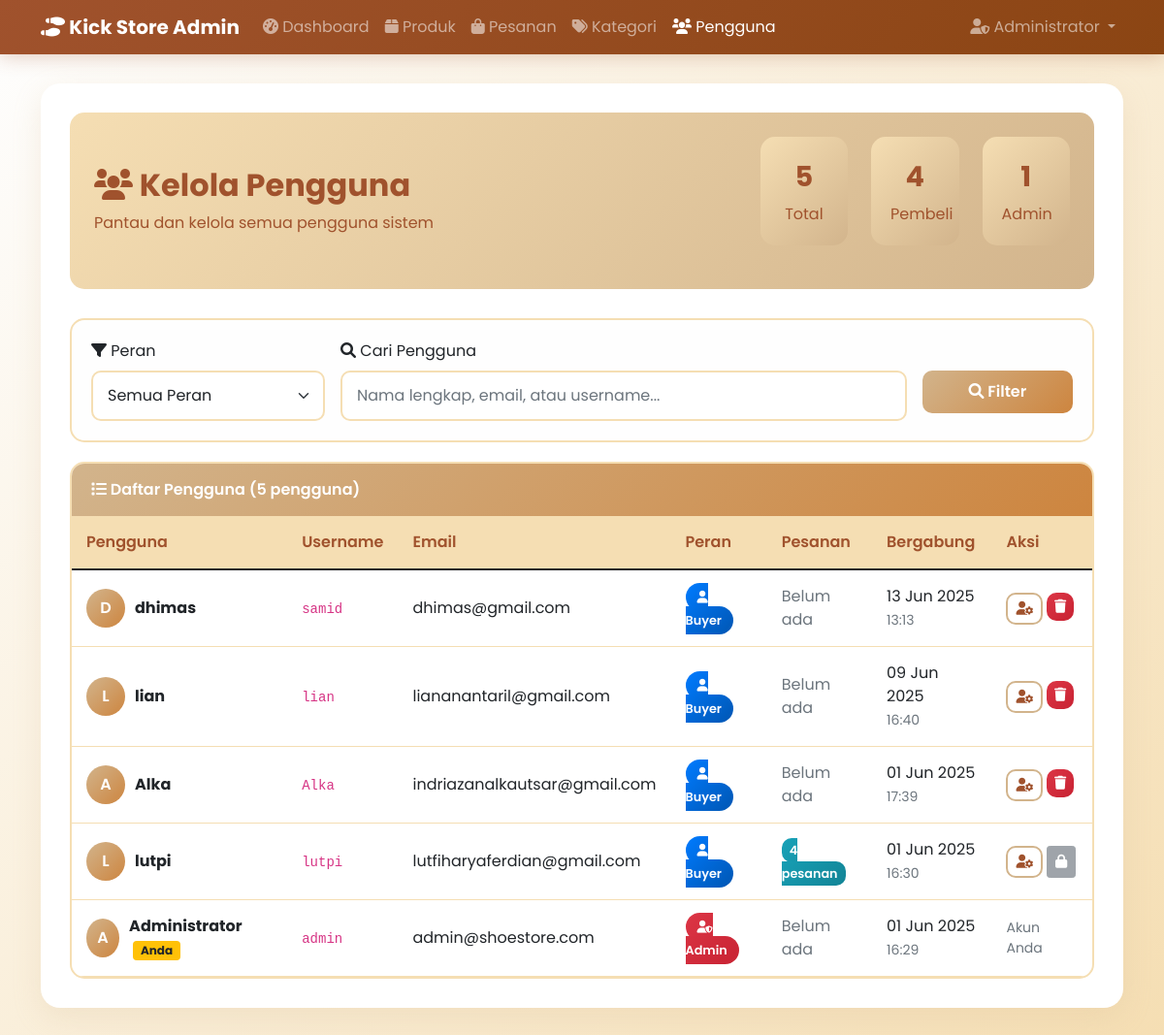
The page /admin/users.php (signed in) on the database its author committed.
### tables this page shows
CREATE TABLE `users` (
  `id` int NOT NULL,
  `username` varchar(50) NOT NULL,
  `email` varchar(100) NOT NULL,
  `password` varchar(255) NOT NULL,
  `full_name` varchar(100) NOT NULL,
  `phone` varchar(20) DEFAULT NULL,
  `address` text,
  `role` enum('buyer','admin') DEFAULT 'buyer',
  `created_at` timestamp NULL DEFAULT CURRENT_TIMESTAMP
);

### admin/users.php (the view, shortened to what this page needs)
<?php
$database = new Database();
$db = $database->getConnection();
$search = $_GET['search'] ?? '';
$where_conditions = [];
$params = [];
$where_clause = !empty($where_conditions) ? "WHERE " . implode(" AND ", $where_conditions) : "";
$query = "SELECT u.*, COUNT(o.id) as order_count
          FROM users u
          LEFT JOIN orders o ON u.id = o.user_id
          $where_clause
          GROUP BY u.id
          ORDER BY u.created_at DESC";
$stmt = $db->prepare($query);
$stmt->execute($params);
$users = $stmt->fetchAll(PDO::FETCH_ASSOC);
$stats_query = "SELECT
    COUNT(*) as total_users,
    SUM(CASE WHEN role = 'buyer' THEN 1 ELSE 0 END) as total_buyers,
    SUM(CASE WHEN role = 'admin' THEN 1 ELSE 0 END) as total_admins
    FROM users";
$stats_stmt = $db->prepare($stats_query);
$stats_stmt->execute();
$stats = $stats_stmt->fetch(PDO::FETCH_ASSOC);
?>
<!DOCTYPE html>
<html lang="id">
<head>
    <link href="https://cdn.jsdelivr.net/npm/bootstrap@5.1.3/dist/css/bootstrap.min.css" rel="stylesheet">
    <link href="https://cdnjs.cloudflare.com/ajax/libs/font-awesome/6.0.0/css/all.min.css" rel="stylesheet">
</head>
<body>
    <nav class="navbar navbar-expand-lg navbar-dark">
        <div class="container">
            <a class="navbar-brand fw-bold" href="dashboard.php">
                <i class="fas fa-shoe-prints"></i> Kick Store Admin
            </a>
            <div class="collapse navbar-collapse" id="navbarNav">
                <ul class="navbar-nav me-auto">
                    <li class="nav-item">
                        <a class="nav-link" href="dashboard.php">
                            <i class="fas fa-tachometer-alt"></i> Dashboard
                        </a>
                    </li>
                    <li class="nav-item">
                        <a class="nav-link" href="products.php">
                            <i class="fas fa-box"></i> Produk
                        </a>
                    </li>
                    <li class="nav-item">
                        <a class="nav-link" href="orders.php">
                            <i class="fas fa-shopping-bag"></i> Pesanan
                        </a>
                    </li>
                    <li class="nav-item">
                        <a class="nav-link" href="categories.php">
                            <i class="fas fa-tags"></i> Kategori
                        </a>
                    </li>
                    <li class="nav-item">
                        <a class="nav-link active" href="users.php">
                            <i class="fas fa-users"></i> Pengguna
                        </a>
                    </li>
                </ul>
                <ul class="navbar-nav">
                    <li class="nav-item dropdown">
                        <a class="nav-link dropdown-toggle" href="#" role="button" data-bs-toggle="dropdown">
                            <i class="fas fa-user-shield"></i> <?php echo $_SESSION['full_name']; ?>
                        </a>
                    </li>
                </ul>
            </div>
        </div>
    </nav>
    <div class="container">
        <div class="main-container">
            <div class="page-header">
                <div class="row align-items-center">
                    <div class="col-md-8">
                        <h2 class="fw-bold mb-2">
                            <i class="fas fa-users"></i> Kelola Pengguna
                        </h2>
                        <p class="mb-0">Pantau dan kelola semua pengguna sistem</p>
                    </div>
                    <div class="col-md-4">
                        <div class="row">
                            <div class="col-4">
                                <div class="stats-card">
                                    <div class="stats-number"><?php echo number_format($stats['total_users']); ?></div>
                                    <div>Total</div>
                                </div>
                            </div>
                            <div class="col-4">
                                <div class="stats-card">
                                    <div class="stats-number"><?php echo number_format($stats['total_buyers']); ?></div>
                                    <div>Pembeli</div>
                                </div>
                            </div>
                            <div class="col-4">
                                <div class="stats-card">
                                    <div class="stats-number"><?php echo number_format($stats['total_admins']); ?></div>
                                    <div>Admin</div>
                                </div>
                            </div>
                        </div>
                    </div>
                </div>
            </div>
            <div class="filter-card">
                <form method="GET" class="row g-3">
                    <div class="col-md-3">
                        <label class="form-label fw-semibold">
                            <i class="fas fa-filter"></i> Peran
                        </label>
                        <select name="role" class="form-select">
                            <option value="">Semua Peran</option>
                        </select>
                    </div>
                    <div class="col-md-7">
                        <label class="form-label fw-semibold">
                            <i class="fas fa-search"></i> Cari Pengguna
                        </label>
                        <input type="text" name="search" class="form-control"
                               placeholder="Nama lengkap, email, atau username..."
                               value="<?php echo htmlspecialchars($search); ?>">
                    </div>
                    <div class="col-md-2">
                        <label class="form-label">&nbsp;</label>
                        <button type="submit" class="btn btn-primary w-100">
                            <i class="fas fa-search"></i> Filter
                        </button>
                    </div>
                </form>
            </div>
            <?php if (empty($users)): ?>
                <div class="empty-state">
                    <i class="fas fa-users"></i>
                    <h4>Tidak Ada Pengguna</h4>
                    <p>Belum ada pengguna yang sesuai dengan filter yang dipilih</p>
                </div>
            <?php else: ?>
                <div class="users-table-container">
                    <div class="table-header">
                        <i class="fas fa-list"></i> Daftar Pengguna (<?php echo count($users); ?> pengguna)
                    </div>
                    <div class="table-responsive">
                        <table class="table">
                            <thead>
                                <tr>
                                    <th>Pengguna</th>
                                    <th>Username</th>
                                    <th>Email</th>
                                    <th>Peran</th>
                                    <th>Pesanan</th>
                                    <th>Bergabung</th>
                                    <th>Aksi</th>
                                </tr>
                            </thead>
                            <tbody>
                                <?php foreach ($users as $user): ?>
                                    <tr>
                                        <td>
                                            <div class="d-flex align-items-center">
                                                <div class="user-avatar">
                                                    <?php echo strtoupper(substr($user['full_name'], 0, 1)); ?>
                                                </div>
                                                <div>
                                                    <strong><?php echo htmlspecialchars($user['full_name']); ?></strong>
                                                    <?php if ($user['id'] == $_SESSION['user_id']): ?>
                                                        <span class="badge bg-warning text-dark ms-1">Anda</span>
                                                    <?php endif; ?>
                                                </div>
                                            </div>
                                        </td>
                                        <td>
                                            <code><?php echo htmlspecialchars($user['username']); ?></code>
                                        </td>
                                        <td>
                                            <?php echo htmlspecialchars($user['email']); ?>
                                        </td>
                                        <td>
                                            <span class="role-badge role-<?php echo $user['role']; ?>">
                                                <i class="fas fa-<?php echo $user['role'] == 'admin' ? 'user-shield' : 'user'; ?>"></i>
                                                <?php echo ucfirst($user['role']); ?>
                                            </span>
                                        </td>
                                        <td>
                                            <?php if ($user['order_count'] > 0): ?>
                                                <span class="order-count-badge">
                                                    <?php echo $user['order_count']; ?> pesanan
                                                </span>
                                            <?php else: ?>
                                                <span class="text-muted">Belum ada</span>
                                            <?php endif; ?>
                                        </td>
                                        <td>
                                            <?php echo date('d M Y', strtotime($user['created_at'])); ?><br>
                                            <small class="text-muted"><?php echo date('H:i', strtotime($user['created_at'])); ?></small>
                                        </td>
                                        <td>
                                            <div class="d-flex gap-1">
                                                <?php if ($user['id'] != $_SESSION['user_id']): ?>
                                                    <button class="btn btn-outline-primary btn-sm"
                                                            onclick="updateUserRole(<?php echo htmlspecialchars(json_encode($user)); ?>)"
                                                            title="Ubah Peran">
                                                        <i class="fas fa-user-cog"></i>
                                                    </button>
                                                    <?php if ($user['order_count'] == 0): ?>
                                                        <form method="POST" class="d-inline"
                                                              onsubmit="return confirm('Apakah Anda yakin ingin menghapus pengguna ini?')">
                                                            <button type="submit" class="btn btn-danger btn-sm" title="Hapus Pengguna">
                                                                <i class="fas fa-trash"></i>
                                                            </button>
                                                        </form>
                                                    <?php else: ?>
                                                        <button class="btn btn-secondary btn-sm" disabled
                                                                title="Tidak dapat menghapus pengguna yang memiliki pesanan">
                                                            <i class="fas fa-lock"></i>
                                                        </button>
                                                    <?php endif; ?>
                                                <?php else: ?>
                                                    <span class="text-muted small">Akun Anda</span>
                                                <?php endif; ?>
                                            </div>
                                        </td>
                                    </tr>
                                <?php endforeach; ?>
                            </tbody>
                        </table>
                    </div>
                </div>
            <?php endif; ?>
        </div>
    </div>
</body>
</html>

### admin/users.php (style rules this page uses)
* { font-family: 'Poppins', sans-serif; }
body { background: linear-gradient(135deg, #FEFEFE 0%, #F5DEB3 100%); min-height: 100vh; }
.navbar { background: linear-gradient(135deg, #A0522D 0%, #8B4513 100%) !important; box-shadow: 0 2px 20px rgba(160, 82, 45, 0.3); }
.main-container { background: white; border-radius: 20px; box-shadow: 0 10px 30px rgba(210, 180, 140, 0.2); padding: 30px; margin: 30px 0; }
.page-header { background: linear-gradient(135deg, #F5DEB3 0%, #D2B48C 100%); border-radius: 15px; padding: 25px; margin-bottom: 30px; color: #A0522D; }
.stats-card { background: linear-gradient(135deg, #F5DEB3 0%, #D2B48C 100%); border-radius: 15px; padding: 20px; color: #A0522D; text-align: center; margin-bottom: 20px; }
.stats-number { font-size: 1.8rem; font-weight: 700; margin-bottom: 5px; }
.filter-card { background: #FEFEFE; border: 2px solid #F5DEB3; border-radius: 15px; padding: 20px; margin-bottom: 20px; }
.users-table-container { background: white; border: 2px solid #F5DEB3; border-radius: 15px; overflow: hidden; }
.table-header { background: linear-gradient(135deg, #D2B48C 0%, #CD853F 100%); color: white; padding: 15px 20px; font-weight: 600; }
.table { margin-bottom: 0; }
.table th { background: #F5DEB3; color: #A0522D; font-weight: 600; border: none; padding: 15px; }
.table td { padding: 15px; vertical-align: middle; border-color: #F5DEB3; }
.role-badge { padding: 6px 12px; border-radius: 15px; font-weight: 600; font-size: 0.8rem; }
.role-admin { background: linear-gradient(135deg, #dc3545 0%, #c82333 100%); color: white; }
.role-buyer { background: linear-gradient(135deg, #007bff 0%, #0056b3 100%); color: white; }
.order-count-badge { background: linear-gradient(135deg, #17a2b8 0%, #138496 100%); color: white; padding: 4px 8px; border-radius: 10px; font-size: 0.8rem; font-weight: 600; }
.btn-primary { background: linear-gradient(135deg, #D2B48C 0%, #CD853F 100%); border: none; border-radius: 10px; padding: 10px 20px; font-weight: 600; transition: all 0.3s ease; }
.btn-outline-primary { border: 2px solid #D2B48C; color: #A0522D; border-radius: 10px; font-weight: 600; }
.btn-danger { background: linear-gradient(135deg, #dc3545 0%, #c82333 100%); border: none; border-radius: 10px; }
.form-control, .form-select { border: 2px solid #F5DEB3; border-radius: 10px; padding: 12px 15px; transition: all 0.3s ease; }
.user-avatar { width: 40px; height: 40px; background: linear-gradient(135deg, #D2B48C 0%, #CD853F 100%); border-radius: 50%; display: flex; align-items: center; justify-content: center; color: white; font-weight: 600; margin-right: 10px; }

### rows shown on the page
users: full_name "D", full_name "dhimas", username "samid", email "dhimas@gmail.com", role "Buyer", shows "Belum ada", created_at "13 Jun 2025", created_at "13:13"
users: full_name "L", full_name "lian", username "lian", email "liananantaril@gmail.com", role "Buyer", shows "Belum ada", created_at "09 Jun 2025", created_at "16:40"
users: full_name "A", full_name "Alka", username "Alka", email "indriazanalkautsar@gmail.com", role "Buyer", shows "Belum ada", created_at "01 Jun 2025", created_at "17:39"
users: full_name "L", full_name "lutpi", username "lutpi", email "lutfiharyaferdian@gmail.com", role "Buyer", order_count "4", created_at "01 Jun 2025", created_at "16:30"
users: full_name "A", full_name "Administrator", shows "Anda", username "admin", email "admin@shoestore.com", role "Admin", shows "Belum ada", created_at "01 Jun 2025", created_at "16:29", shows "Akun Anda"

### other values the page prints
$_SESSION['full_name'] "Administrator"
$stats['total_users'] "5"
$stats['total_buyers'] "4"
$stats['total_admins'] "1"
count($users) "5"
